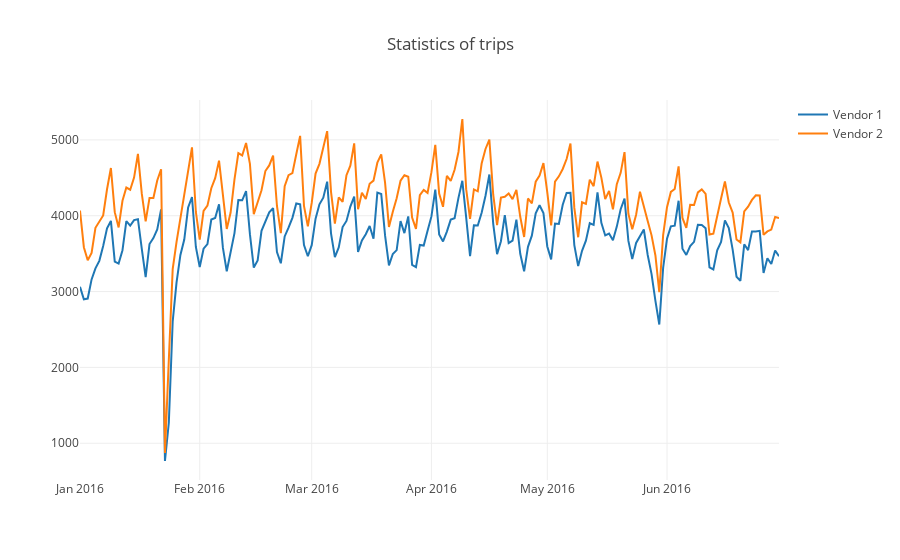

Write notebook code for a chart like this one.
### Markdown cell above
##### Построим динамику поездок по дням и по вендорам. Используем pyplot для интерактивности. Динамику лучше смотреть простым scatter plot

### Code cell
trace0 = go.Scatter(
    x=dynamics_df_v1.index,
    y=dynamics_df_v1.id,
    name='Vendor 1'
)

trace1 = go.Scatter(
    x=dynamics_df_v2.index,
    y=dynamics_df_v2.id,
    name='Vendor 2'
)

data = [trace0, trace1]
layout = {'title': 'Statistics of trips'}

fig = go.Figure(data=data, layout=layout)

iplot(fig, show_link=False)

### Figure 1 — Plotly figure (JSON) as saved in the notebook; plotly's stock layout.template omitted (floating-point values rounded to 4 significant figures; data arrays with more than 128 entries replaced by an {"elided": "..."} marker saying what was removed)
{"data": [{"name": "Vendor 1", "type": "scatter", "uid": "42aa2718-aa75-4a27-9dc3-966e6668f21f", "x": {"elided": "182 str values"}, "y": {"elided": "182 int values"}}, {"name": "Vendor 2", "type": "scatter", "uid": "84c8786c-9aef-4be5-a6ea-bba32d25b8af", "x": {"elided": "182 str values"}, "y": {"elided": "182 int values"}}], "layout": {"title": {"text": "Statistics of trips"}}}
